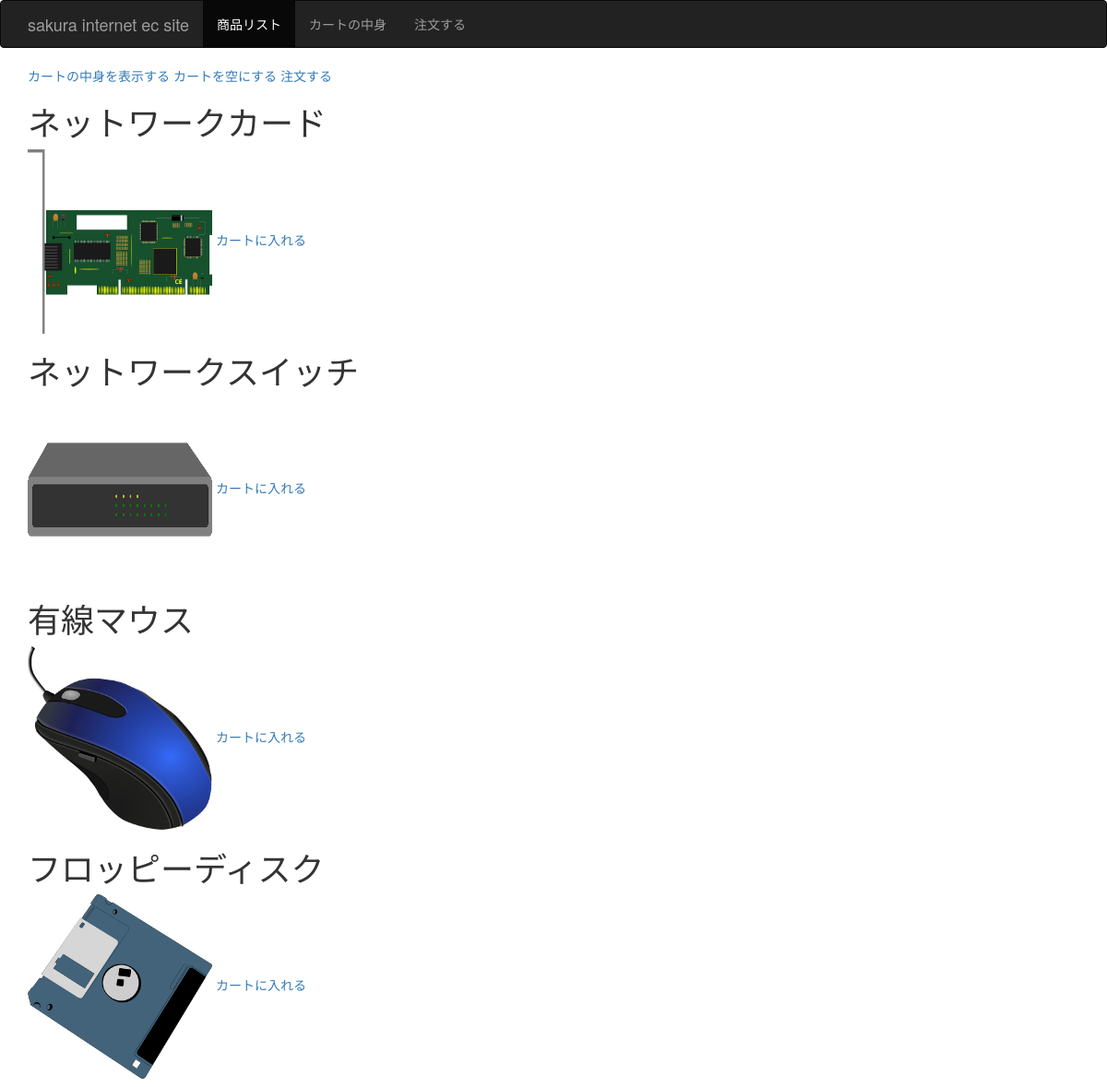
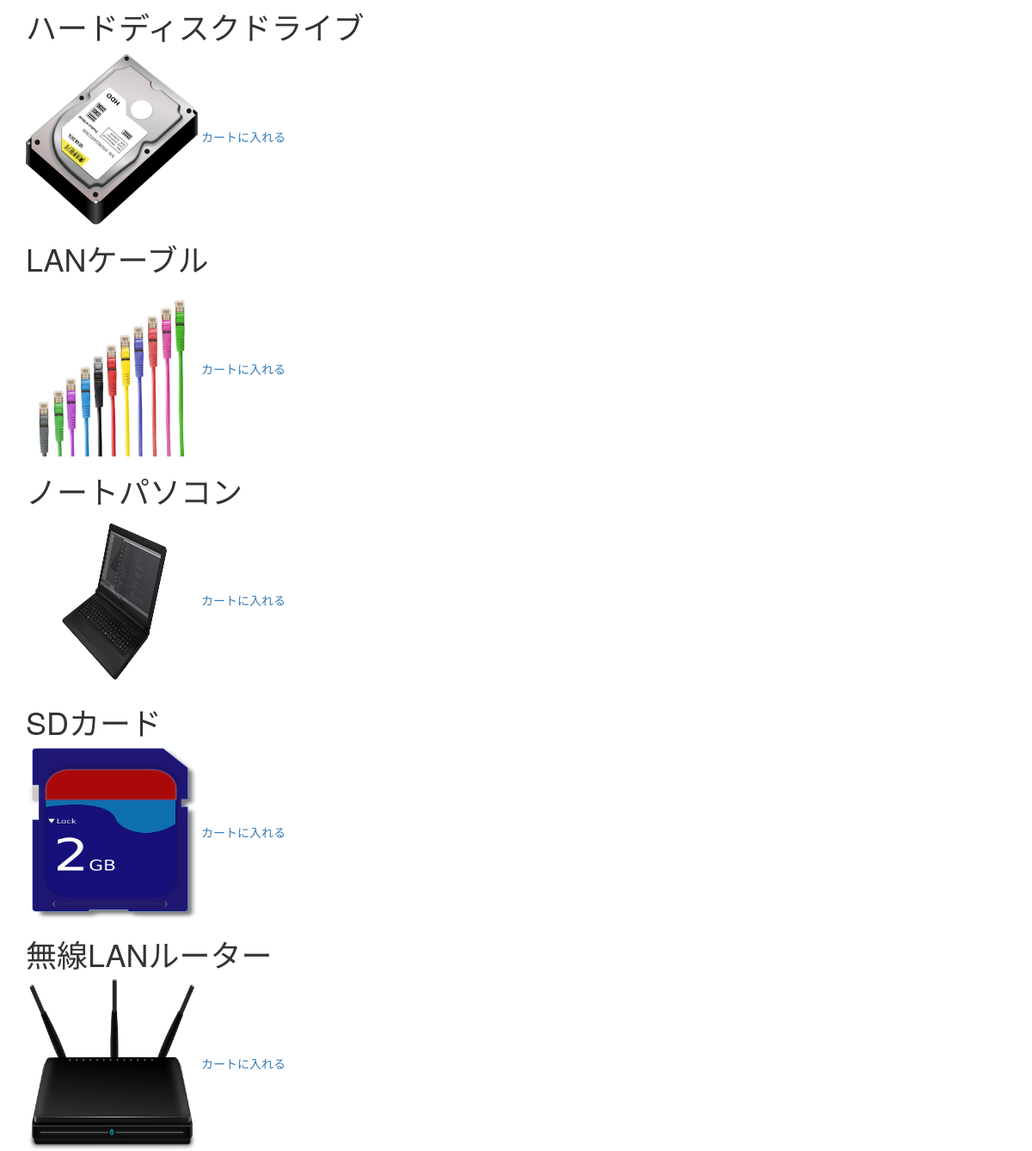
The page /ec/list/ on the database its author committed (2 pictures, top to bottom).
### ecommerce/models.py (models this page shows, shortened)
class Product(models.Model):
    name = models.CharField("商品名", max_length=30)
    description = models.CharField("商品説明", max_length=30, blank=True)
    price = models.IntegerField("価格")
    image = models.FileField("商品画像", upload_to="", blank=True)
    stock = models.IntegerField("在庫数")
    is_enabled = models.BooleanField("商品の販売状態", default=True)
    created_at = models.DateTimeField("作成日時", auto_now_add=True)
    updated_at = models.DateTimeField("更新日時", auto_now=True)

### ecommerce/views.py (the view)
# urls.py: url(r'^ec/list/', views.index, name="list"),
def index(request):
    products = get_list_or_404(Product)
    response = render(request, 'product_list.html', {'products': products})
    return response

### ecommerce/templates/product_list.html
{% extends 'base.html' %}
{% block content1 %}
	<a href="../cart_list/">カートの中身を表示する</a>
	<a href="../cart_reset/">カートを空にする</a>
	<a href="../order/">注文する</a>
	{% for product in products %}
		<h1>{{ product.name }}</h1>
		<img src="../../media/{{ product.image }}" alt="" width="200" height="200" border="0" />
		<a href="../cart_add/{{ product.id }}">カートに入れる</a>
	{% endfor %}
{% endblock %}

### ecommerce/templates/base.html (shortened to what this page needs)
<html>
    <head>
        <link rel="stylesheet" href="https://maxcdn.bootstrapcdn.com/bootstrap/3.3.7/css/bootstrap.min.css">
    </head>
    <body>
    <nav class="navbar navbar-inverse">
      <div class="container">
        <div class="navbar-header">
          <a class="navbar-brand" href="#">sakura internet ec site</a>
        </div>
        <div id="navbar" class="collapse navbar-collapse">
          <ul class="nav navbar-nav">
            <li class="active"><a href="{% url "list" %}">商品リスト</a></li>
            <li><a href="{% url "cart-list" %}">カートの中身</a></li>
            <li><a href="{% url "order" %}">注文する</a></li>
          </ul>
        </div>
      </div>
    </nav>
<div class="container">
	<div class="starter-template">
		{% block content1 %}{% endblock %}
	</div>
</div>
    </body>
</html>

### rows shown on the page
Product: name "ネットワークカード", image (picture)
Product: name "ネットワークスイッチ", image (picture)
Product: name "有線マウス", image (picture)
Product: name "フロッピーディスク", image (picture)
Product: name "ハードディスクドライブ", image (picture)
Product: name "LANケーブル", image (picture)
Product: name "ノートパソコン", image (picture)
Product: name "SDカード", image (picture)
Product: name "無線LANルーター", image (picture)
